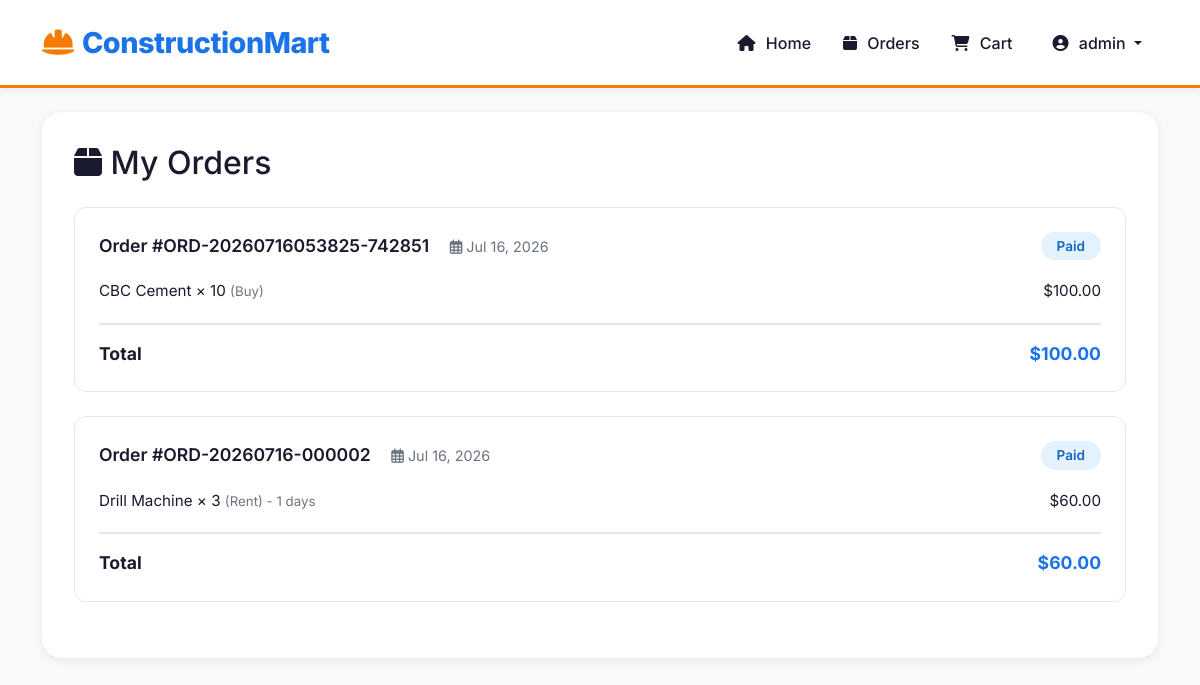
The page /users/my-orders/ (signed in) on the database its author committed.
### marketplace/models.py (models this page shows, shortened)
class Order(models.Model):
    ORDER_STATUS = [
        ('pending', 'Pending'),
        ('paid', 'Paid'),
        ('shipped', 'Shipped'),
        ('delivered', 'Delivered'),
        ('cancelled', 'Cancelled'),
    ]
    user = models.ForeignKey(User, on_delete=models.CASCADE)
    order_number = models.CharField(max_length=50, unique=True, blank=True)
    total_amount = models.DecimalField(max_digits=10, decimal_places=2)
    status = models.CharField(max_length=20, choices=ORDER_STATUS, default='pending')
    shipping_address = models.TextField()
    phone_number = models.CharField(max_length=15)
    created_at = models.DateTimeField(auto_now_add=True)
    updated_at = models.DateTimeField(auto_now=True)
    payment_completed = models.BooleanField(default=False)
    invoice_number = models.CharField(max_length=50, blank=True)

class OrderItem(models.Model):
    TRANSACTION_TYPES = [
        ('sale', 'Buy'),
        ('rent', 'Rent'),
    ]
    order = models.ForeignKey(Order, on_delete=models.CASCADE, related_name='items')
    product = models.ForeignKey(Product, on_delete=models.CASCADE)
    quantity = models.PositiveIntegerField()
    transaction_type = models.CharField(max_length=10, choices=TRANSACTION_TYPES)
    rental_days = models.PositiveIntegerField(null=True, blank=True)
    unit_price = models.DecimalField(max_digits=10, decimal_places=2)
    total_price = models.DecimalField(max_digits=10, decimal_places=2)

class Product(models.Model):
    PRODUCT_TYPES = [
        ('sale', 'For Sale'),
        ('rent', 'For Rent'),
        ('both', 'Both'),
    ]
    name = models.CharField(max_length=200)
    category = models.ForeignKey(Category, on_delete=models.SET_NULL, null=True, blank=True)
    description = models.TextField()
    product_type = models.CharField(max_length=10, choices=PRODUCT_TYPES, default='sale')
    price = models.DecimalField(max_digits=10, decimal_places=2, default=0.00)
    rental_price = models.DecimalField(max_digits=10, decimal_places=2, null=True, blank=True)
    rental_period = models.CharField(max_length=50, blank=True, help_text="e.g., per day, per week")
    stock_quantity = models.PositiveIntegerField(default=0)
    image = models.ImageField(upload_to='products/', null=True, blank=True)
    is_available = models.BooleanField(default=True)
    created_at = models.DateTimeField(auto_now_add=True)
    updated_at = models.DateTimeField(auto_now=True)

### marketplace/views.py (the view)
# urls.py: path('users/my-orders/', views.my_orders, name='my_orders'),
@login_required
def my_orders(request):
    orders = Order.objects.filter(user=request.user).order_by('-created_at')
    context = {
        'orders': orders,
    }
    return render(request, 'marketplace/orders.html', context)

### templates/marketplace/orders.html (shortened to what this page needs)
{% extends "base.html" %}
{% block content %}
<div class="orders-section">
    <h2 class="mb-4"><i class="fas fa-box"></i> My Orders</h2>
    {% if orders %}
        {% for order in orders %}
            <div class="order-card">
                <div class="order-header">
                    <div>
                        <span class="order-number">Order #{{ order.order_number }}</span>
                        <span class="order-date ms-3">
                            <i class="far fa-calendar-alt"></i> {{ order.created_at|date:"M d, Y" }}
                        </span>
                    </div>
                    <span class="order-status {{ order.status }}">
                        {{ order.get_status_display }}
                    </span>
                </div>
                <div class="order-items-list">
                    {% for item in order.items.all %}
                        <div class="item-row">
                            <span>
                                {{ item.product.name }} × {{ item.quantity }}
                                <small class="text-muted">
                                    ({{ item.get_transaction_type_display }})
                                    {% if item.transaction_type == 'rent' %}
                                        - {{ item.rental_days }} days
                                    {% endif %}
                                </small>
                            </span>
                            <span>${{ item.total_price|floatformat:2 }}</span>
                        </div>
                    {% endfor %}
                </div>
                <div class="order-total">
                    <span>Total</span>
                    <span class="total-amount">${{ order.total_amount|floatformat:2 }}</span>
                </div>
            </div>
        {% endfor %}
    {% endif %}
</div>
{% endblock %}

### templates/base.html (shortened to what this page needs)
<!DOCTYPE html>
<html lang="en">
<head>
    <link href="https://cdn.jsdelivr.net/npm/bootstrap@5.1.3/dist/css/bootstrap.min.css" rel="stylesheet">
    <link rel="stylesheet" href="https://cdnjs.cloudflare.com/ajax/libs/font-awesome/6.4.0/css/all.min.css">
</head>
<body>
    <nav class="navbar navbar-expand-lg">
        <div class="container">
            <a class="navbar-brand" href="{% url 'home' %}">
                <i class="fas fa-hard-hat"></i>ConstructionMart
            </a>
            <div class="collapse navbar-collapse" id="navbarNav">
                <ul class="navbar-nav ms-auto align-items-center">
                    <li class="nav-item">
                        <a class="nav-link" href="{% url 'home' %}"><i class="fas fa-home"></i> Home</a>
                    </li>
                    {% if user.is_authenticated %}
                        <li class="nav-item">
                            <a class="nav-link" href="{% url 'my_orders' %}"><i class="fas fa-box"></i> Orders</a>
                        </li>
                        <li class="nav-item">
                            <a class="nav-link cart-link" href="{% url 'view_cart' %}">
                                <i class="fas fa-shopping-cart"></i> Cart
                            </a>
                        </li>
                        <li class="nav-item dropdown">
                            <a class="nav-link dropdown-toggle" href="#" id="userDropdown" role="button" data-bs-toggle="dropdown">
                                <i class="fas fa-user-circle"></i> {{ user.username }}
                            </a>
                        </li>
                    {% endif %}
                </ul>
            </div>
        </div>
    </nav>
    <main class="flex-grow-1">
        <div class="container py-4">
            {% block content %}{% endblock %}
        </div>
    </main>
</body>
</html>

### templates/base.html (style rules this page uses)
:root { --primary-blue: #1A73E8; --primary-orange: #F57C00; --success-green: #2E7D32; --light-bg: #F8F9FA; --dark-text: #1A1A2E; --gray-text: #6B7280; --border-light: #E5E7EB; --shadow-sm: 0 2px 8px rgba(0,0,0,0.08); --shadow-md: 0 4px 16px rgba(0,0,0,0.12); --shadow-lg: 0 8px 32px rgba(0,0,0,0.16); --radius-md: 12px; --radius-lg: 20px; }
* { font-family: 'Inter', sans-serif; margin: 0; padding: 0; box-sizing: border-box; }
body { background: var(--light-bg); color: var(--dark-text); min-height: 100vh; display: flex; flex-direction: column; }
.navbar { background: white !important; box-shadow: var(--shadow-sm); padding: 1rem 0; border-bottom: 3px solid var(--primary-orange); }
.navbar-brand { font-weight: 800; font-size: 1.8rem; color: var(--primary-blue) !important; letter-spacing: -0.5px; }
.navbar-brand i { color: var(--primary-orange); margin-right: 8px; }
.nav-link { font-weight: 500; color: var(--dark-text) !important; padding: 0.5rem 1rem !important; border-radius: 8px; transition: all 0.3s; position: relative; }
.nav-link i { margin-right: 6px; }
.cart-link { position: relative; padding-right: 1.5rem !important; }

### templates/marketplace/orders.html (style rules this page uses)
.orders-section { background: white; border-radius: var(--radius-lg); padding: 2rem; box-shadow: var(--shadow-sm); }
.order-card { border: 1px solid var(--border-light); border-radius: var(--radius-md); padding: 1.5rem; margin-bottom: 1.5rem; transition: all 0.3s; }
.order-header { display: flex; justify-content: space-between; align-items: center; flex-wrap: wrap; margin-bottom: 1rem; }
.order-header .order-number { font-weight: 600; font-size: 1.1rem; }
.order-header .order-date { color: var(--gray-text); font-size: 0.9rem; }
.order-status { padding: 4px 16px; border-radius: 50px; font-weight: 600; font-size: 0.85rem; display: inline-block; }
.order-status.paid { background: #E3F2FD; color: #1565C0; }
.order-items-list { margin: 1rem 0; }
.order-items-list .item-row { display: flex; justify-content: space-between; padding: 0.25rem 0; font-size: 0.95rem; }
.order-total { display: flex; justify-content: space-between; align-items: center; padding-top: 1rem; border-top: 2px solid var(--border-light); font-weight: 700; font-size: 1.1rem; }
.order-total .total-amount { color: var(--primary-blue); }

### rows shown on the page
Order: order_number "ORD-20260716053825-742851", created_at "Jul 16, 2026", status "Paid", total_amount "100.00"
OrderItem: product.name "CBC Cement", quantity "10", transaction_type "Buy", total_price "100.00"
Order: order_number "ORD-20260716-000002", created_at "Jul 16, 2026", status "Paid", total_amount "60.00"
OrderItem: product.name "Drill Machine", quantity "3", transaction_type "Rent", rental_days "1", total_price "60.00"

### other values the page prints
{{ user.username }} "admin"
